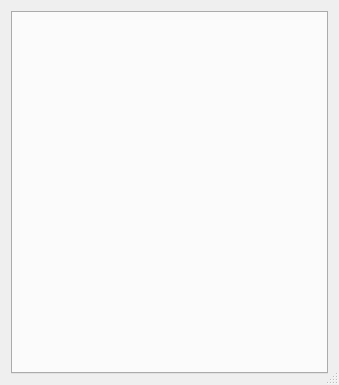
<?xml version="1.0" encoding="UTF-8"?>
<ui version="4.0">
 <class>ModelEdit</class>
 <widget class="QDialog" name="ModelEdit">
  <property name="geometry">
   <rect>
    <x>0</x>
    <y>0</y>
    <width>339</width>
    <height>385</height>
   </rect>
  </property>
  <property name="sizePolicy">
   <sizepolicy hsizetype="Expanding" vsizetype="Expanding">
    <horstretch>0</horstretch>
    <verstretch>0</verstretch>
   </sizepolicy>
  </property>
  <property name="windowTitle">
   <string>Dialog</string>
  </property>
  <property name="windowIcon">
   <iconset resource="../companion.qrc">
    <normaloff>:/icon.png</normaloff>:/icon.png</iconset>
  </property>
  <property name="sizeGripEnabled">
   <bool>true</bool>
  </property>
  <layout class="QVBoxLayout" name="verticalLayout_2">
   <item>
    <layout class="QHBoxLayout" name="toolbarMenuLayout"/>
   </item>
   <item>
    <layout class="QVBoxLayout" name="verticalLayout">
     <property name="sizeConstraint">
      <enum>QLayout::SetMinimumSize</enum>
     </property>
     <item>
      <widget class="QTabWidget" name="tabWidget">
       <property name="enabled">
        <bool>true</bool>
       </property>
       <property name="tabPosition">
        <enum>QTabWidget::North</enum>
       </property>
       <property name="currentIndex">
        <number>-1</number>
       </property>
      </widget>
     </item>
    </layout>
   </item>
  </layout>
 </widget>
 <resources>
  <include location="../companion.qrc"/>
 </resources>
 <connections/>
</ui>
